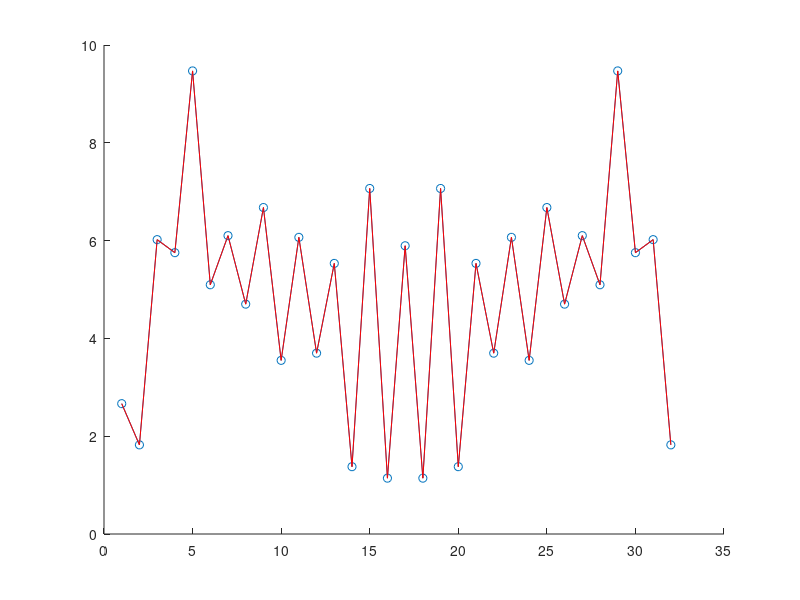
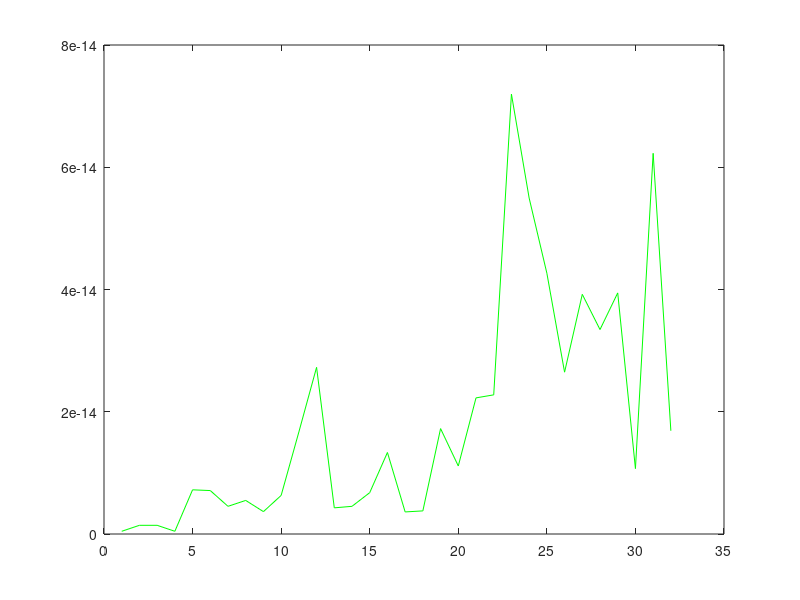

The MATLAB script that drew these images, in order:
clear all, close all, clc

N=32;
%xn=cos(pi/6*[0:N-1]);
xn=randn(1,N);

for k=1:N
    X(k)=0;
    for n=1:N
        
         X(k)=xn(n)*exp(-j*(2*pi/N)*(k-1)*(n-1))+X(k);
         
    end
end

for n=1:N
    x(n)=0;
    for k=1:N
 x(n)=(1/N)*xn(k)*exp( j*2*pi*(k-1)*(n-1)/N)+x(n);
    end
end

a=X-fft(xn);

figure(1)
hold on
plot(abs(fft(xn)),'o-')

plot(abs(X),'r') 

figure(2)
plot(abs(a),'g')